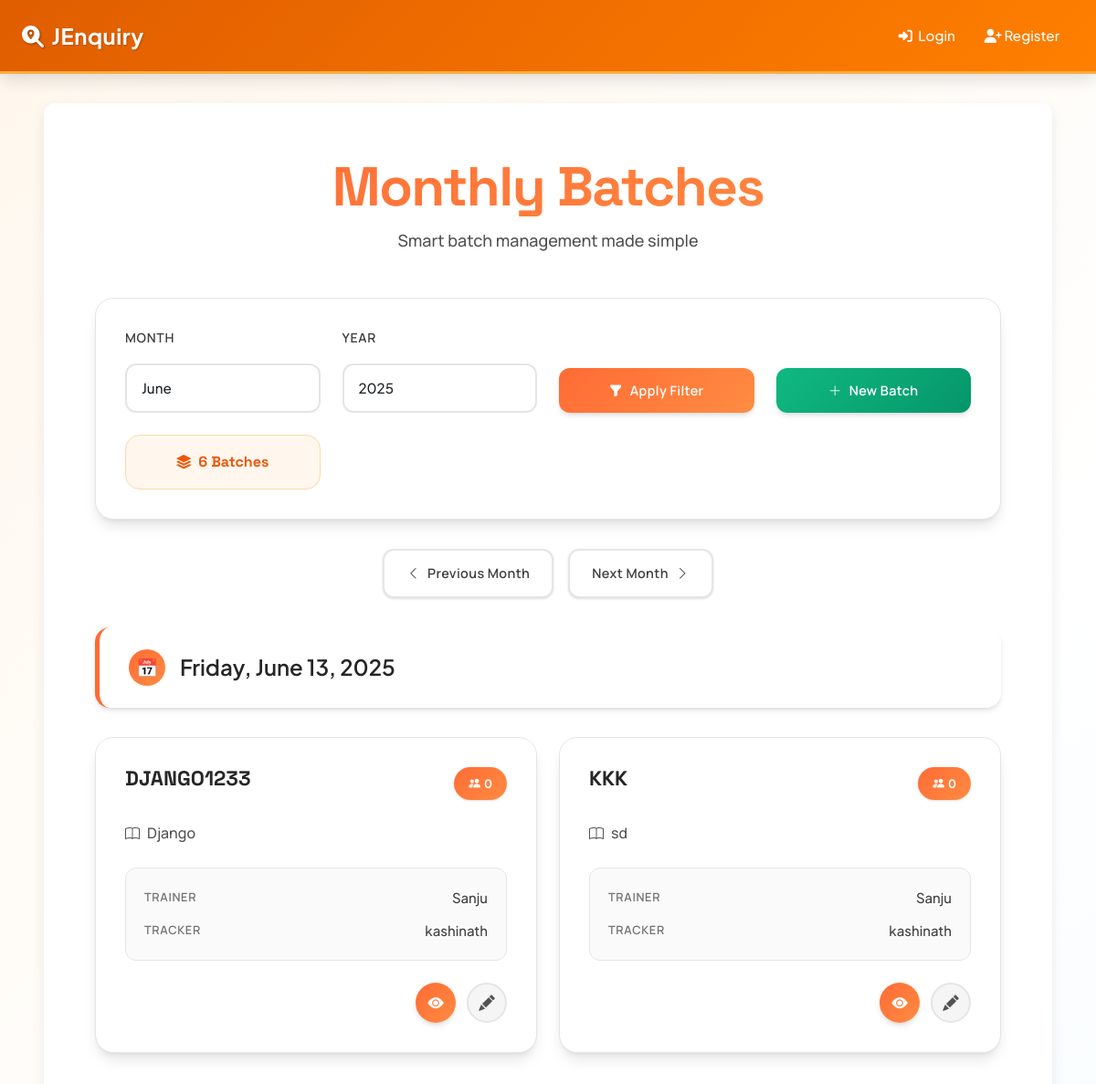
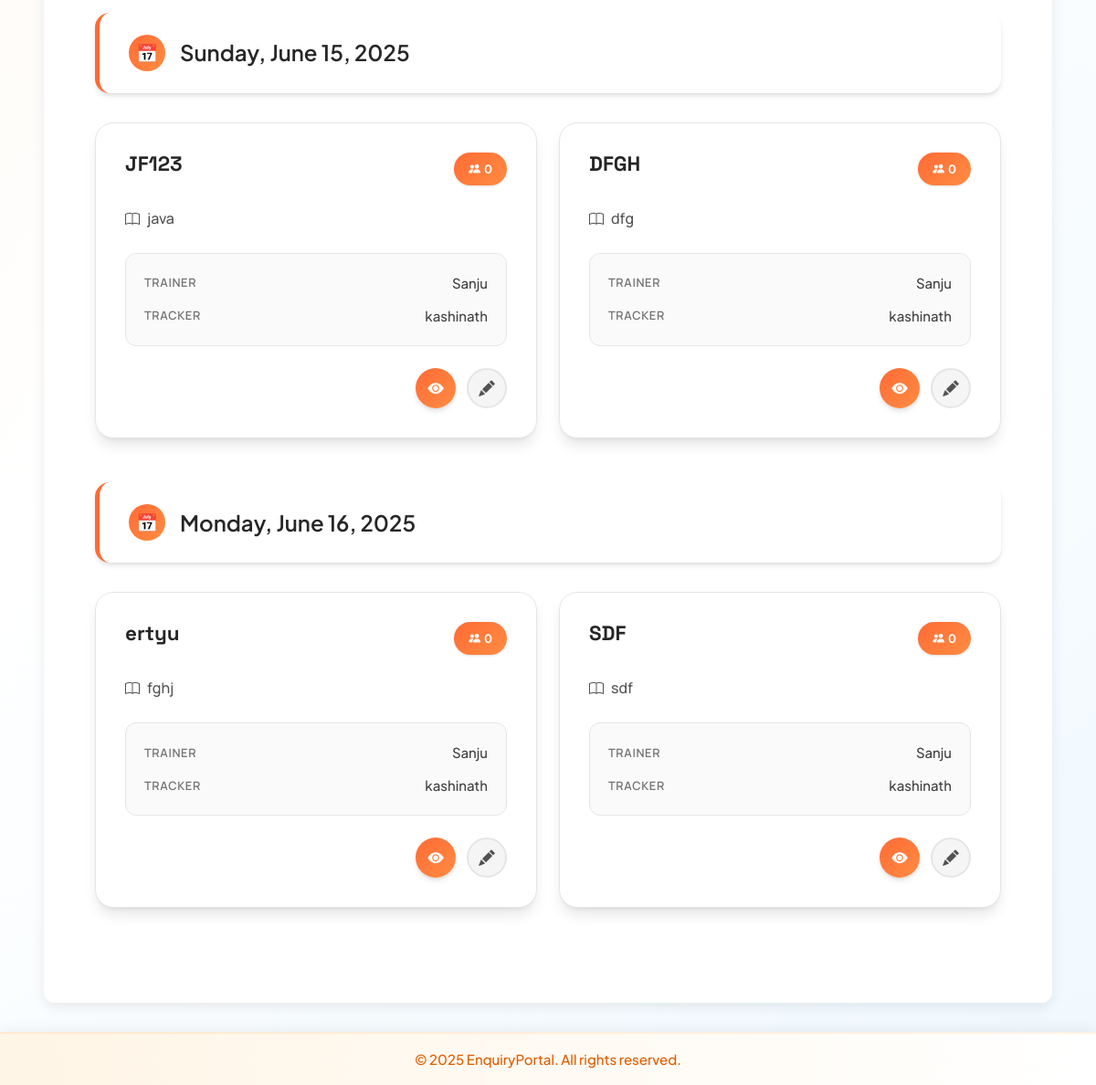
Page /batch/ on the committed database (2 pictures, top to bottom).
### batches/models.py (models this page shows, shortened)
class Batch(models.Model):
    code = models.CharField(max_length=20, unique=True)
    subject = models.CharField(max_length=100)
    trainer = models.ForeignKey(Trainer, on_delete=models.SET_NULL, null=True)
    tracker = models.ForeignKey(Tracker, on_delete=models.SET_NULL, null=True)
    remarks = models.TextField(blank=True, null=True)
    batch_date = models.DateField(null=True, blank=True)  # 👈 New field
    created_at = models.DateTimeField(auto_now_add=True)
    students = models.ManyToManyField(Enquiry, related_name='batches', blank=True)

class Trainer(models.Model):
    name = models.CharField(max_length=100)
    email = models.EmailField(unique=True)
    def __str__(self):
        return self.name

class Tracker(models.Model):
    name = models.CharField(max_length=100)
    phone = models.CharField(max_length=15)
    def __str__(self):
        return self.name

### batches/views.py (the view)
# urls.py: path('', views.batch_list, name='batch_list'),
def batch_list(request):
    today = timezone.now().date()
    current_month = int(request.GET.get('month', today.month))
    current_year = int(request.GET.get('year', today.year))
    prev_month = 12 if current_month == 1 else current_month - 1
    prev_year = current_year - 1 if current_month == 1 else current_year
    next_month = 1 if current_month == 12 else current_month + 1
    next_year = current_year + 1 if current_month == 12 else current_year
    batches = Batch.objects.select_related('trainer', 'tracker') \
        .prefetch_related('students') \
        .filter(batch_date__year=current_year, batch_date__month=current_month) \
        .order_by('batch_date', '-created_at')
    grouped_batches = []
    for key, group in groupby(batches, key=attrgetter('batch_date')):
        grouped_batches.append({
            'date': key,
            'batches': list(group),
        })
    months = [{'num': i, 'name': month_name[i]} for i in range(1, 13)]
    years = [y for y in range(2020, today.year + 2)]
    return render(request, 'batches/batch_list.html', {
        'grouped_batches': grouped_batches,
        'months': months,
        'years': years,
        'current_month': current_month,
        'current_year': current_year,
        'prev_month': prev_month,
        'prev_year': prev_year,
        'next_month': next_month,
        'next_year': next_year,
        'today': today,
        'total_batches': len(batches),
    })

### enquiry/models.py (called while the page is built)
    @property
    def actual_collected(self):
        from .models import PaymentHistory
        total = PaymentHistory.objects.filter(
            payment_date__year=self.year,
            payment_date__month=self.month
        ).aggregate(Sum('amount_paid'))['amount_paid__sum'] or Decimal('0.00')
        return total

### template/batches/batch_list.html (shortened to what this page needs)
{% extends "base.html" %}
{% block content %}
<div class="app-container">
    <header class="app-header">
        <h1 class="app-title">Monthly Batches</h1>
        <p class="app-subtitle">Smart batch management made simple</p>
    </header>
    <div class="control-panel">
        <form method="get">
            <div class="control-section">
                <div class="form-group">
                    <label class="form-label">Month</label>
                    <select name="month" class="form-select">
                        {% for month in months %}
                            <option value="{{ month.num }}" {% if month.num == current_month %}selected{% endif %}>
                                {{ month.name }}
                            </option>
                        {% endfor %}
                    </select>
                </div>
                <div class="form-group">
                    <label class="form-label">Year</label>
                    <select name="year" class="form-select">
                        {% for year in years %}
                            <option value="{{ year }}" {% if year == current_year %}selected{% endif %}>
                                {{ year }}
                            </option>
                        {% endfor %}
                    </select>
                </div>
                <button type="submit" class="btn btn-primary">
                    <i class="bi bi-funnel-fill"></i>
                    Apply Filter
                </button>
                <a href="{% url 'batch:create_batch' %}" class="btn btn-success">
                    <i class="bi bi-plus-lg"></i>
                    New Batch
                </a>
                <div class="stats-container">
                    <div class="stats-badge">
                        <i class="bi bi-stack"></i>
                        {{ total_batches }} Batches
                    </div>
                </div>
            </div>
        </form>
    </div>
    <div class="nav-section">
        <div class="nav-buttons">
            {% if current_month > 1 %}
                <a href="?month={{ current_month|add:"-1" }}&year={{ current_year }}"
                   class="btn btn-secondary">
                    <i class="bi bi-chevron-left"></i>
                    Previous Month
                </a>
            {% else %}
                <a href="?month=12&year={{ current_year|add:"-1" }}"
                   class="btn btn-secondary">
                    <i class="bi bi-chevron-left"></i>
                    Previous Month
                </a>
            {% endif %}
            {% if current_month < 12 %}
                <a href="?month={{ current_month|add:"1" }}&year={{ current_year }}"
                   class="btn btn-secondary">
                    Next Month
                    <i class="bi bi-chevron-right"></i>
                </a>
            {% else %}
                <a href="?month=1&year={{ current_year|add:"1" }}"
                   class="btn btn-secondary">
                    Next Month
                    <i class="bi bi-chevron-right"></i>
                </a>
            {% endif %}
        </div>
    </div>
    {% if grouped_batches %}
        {% for group in grouped_batches %}
            <div class="date-section">
                <div class="date-header">
                    <div class="date-icon">📅</div>
                    <span>{{ group.date|date:"l, F j, Y" }}</span>
                </div>
                <div class="batch-grid">
                    {% for batch in group.batches %}
                        <div class="batch-card">
                            <div class="batch-header">
                                <h3 class="batch-code">{{ batch.code }}</h3>
                                <div class="student-count">
                                    <i class="bi bi-people-fill"></i>
                                    {{ batch.students.count }}
                                </div>
                            </div>
                            <div class="batch-subject">
                                <i class="bi bi-book"></i>
                                {{ batch.subject }}
                            </div>
                            <div class="staff-info">
                                <div class="staff-row">
                                    <span class="staff-label">Trainer</span>
                                    <span class="staff-name">{{ batch.trainer|default:"Not assigned" }}</span>
                                </div>
                                <div class="staff-row">
                                    <span class="staff-label">Tracker</span>
                                    <span class="staff-name">{{ batch.tracker|default:"Not assigned" }}</span>
                                </div>
                            </div>
                            <div class="action-bar">
                                <a href="{% url 'batch:batch_detail' batch.id %}"
                                   class="action-btn action-btn-view"
                                   title="View Details">
                                    <i class="bi bi-eye-fill"></i>
                                </a>
                                <a href="{% url 'batch:edit_batch' batch.id %}"
                                   class="action-btn action-btn-edit"
                                   title="Edit Batch">
                                    <i class="bi bi-pencil-fill"></i>
                                </a>
                            </div>
                        </div>
                    {% endfor %}
                </div>
            </div>
        {% endfor %}
    {% endif %}
</div>
<link rel="stylesheet" href="https://cdn.jsdelivr.net/npm/bootstrap-icons@1.11.3/font/bootstrap-icons.min.css">
{% endblock %}

### template/base.html (style rules this page uses)
:root { --primary-orange: #ff7f00; --dark-orange: #e05d00; --light-orange: #ffae42; --very-light-orange: #fff5e6; --white: #ffffff; --gray-100: #f8f9fa; --gray-200: #e9ecef; }
body { font-family: 'Poppins', 'Segoe UI', Tahoma, Geneva, Verdana, sans-serif; background-color: var(--gray-100); font-size: 15px; min-height: 100vh; display: flex; flex-direction: column; }
.btn-primary { background: linear-gradient(45deg, var(--dark-orange), var(--primary-orange)); border: none; border-radius: 6px; padding: 0.6rem 1.25rem; font-weight: 500; box-shadow: 0 4px 10px rgba(255,127,0,0.2); transition: all 0.3s ease; }

### rows in the picture
Batch: date "Friday, June 13, 2025", code "DJANGO1233", students.count "0", subject "Django", trainer "Sanju", tracker "kashinath"
Batch: code "KKK", students.count "0", subject "sd", trainer "Sanju", tracker "kashinath"
Batch: date "Sunday, June 15, 2025", code "JF123", students.count "0", subject "java", trainer "Sanju", tracker "kashinath"
Batch: code "DFGH", students.count "0", subject "dfg", trainer "Sanju", tracker "kashinath"
Batch: date "Monday, June 16, 2025", code "ertyu", students.count "0", subject "fghj", trainer "Sanju", tracker "kashinath"
Batch: code "SDF", students.count "0", subject "sdf", trainer "Sanju", tracker "kashinath"

### other values in the picture
{{ total_batches }} "6"
form field month "June"
form field year "2025"
